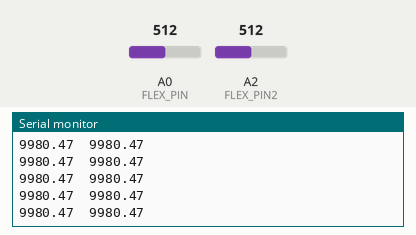
Bench run of a sketch on a simulated Arduino Uno, built with avr-gcc and run on an emulated ATmega328P. On the bench: the last lines printed to the serial monitor. The inputs (shaded band) are chosen by the test bench; at power-on: A0 (FLEX_PIN) = 512, A2 (FLEX_PIN2) = 512.

Above: at 1.2 s.
1.3 s: A0 (FLEX_PIN) set to 494
At 2.2 s:
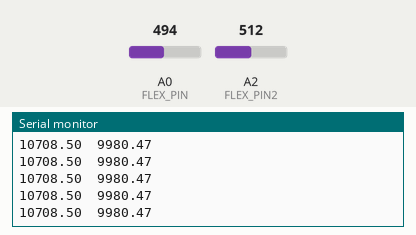
2.8 s: A2 (FLEX_PIN2) set to 498
At 3.8 s:
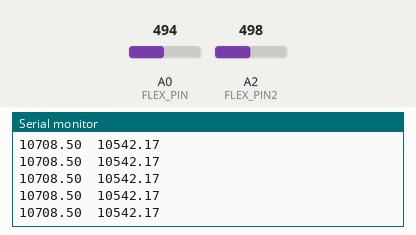
4.3 s: A0 (FLEX_PIN) set to 102
At 5.2 s:
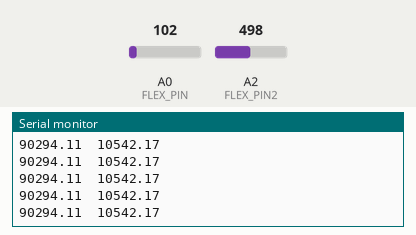
5.8 s: A0 (FLEX_PIN) set to 87
At 6.8 s:
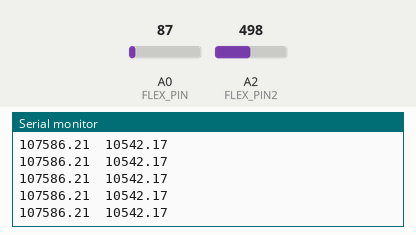
Timing chart, 0 to 8.8 s (numbered marks = the images above; inputs shaded):
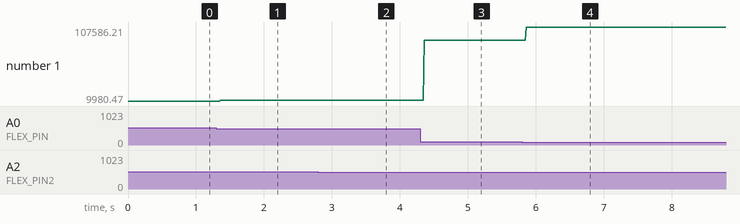

The sketch:

glove_toaster_era_UNO-Code.ino
```cpp
/******************************************************************************
Create a voltage divider circuit combining a flex sensor with a 47k resistor.
- The resistor should connect from A0 to GND.
- The flex sensor should connect from A0 to 3.3V
As the resistance of the flex sensor increases (meaning it's being bent), the
voltage at A0 should decrease.

Development environment specifics:
Arduino 1.6.7
******************************************************************************/
const int FLEX_PIN = A0; // Pin connected to voltage divider output
const int FLEX_PIN2 = A2;

// Measure the voltage at 5V and the actual resistance of your
// 47k resistor, and enter them below:
const float VCC = 4.98; // Measured voltage of Ardunio 5V line
const float R_DIV = 10000.0; // Measured resistance of 3.3k resistor
const float R_DIV2 = 1200000.0; // Measured resistance of 3.3k resistor


// Upload the code, then try to adjust these values to more
// accurately calculate bend degree.
const float STRAIGHT_RESISTANCE = 6000.0; // resistance when straight
const float BEND_RESISTANCE = 20000.0; // resistance at 90 deg

const float STRAIGHT_RESISTANCE2 = 6080.0;
const float BEND_RESISTANCE2 = 20500.0;

void setup()
{
  Serial.begin(9600);
  pinMode(FLEX_PIN, INPUT);
  pinMode(FLEX_PIN2, INPUT);
}

void loop()
{
  // Read the ADC, and calculate voltage and resistance from it
  int flexADC = analogRead(FLEX_PIN);
  float flexV = flexADC * VCC / 1023.0;
  float flexR = R_DIV * (VCC / flexV - 1.0);
 // Serial.println("Resistance: " + String(flexR) + " ohms");
Serial.print(flexR);
Serial.print("\t");

  int flexADC2 = analogRead(FLEX_PIN2);
  float flexV2 = flexADC2 * VCC / 1023.0;
  float flexR2 = R_DIV * (VCC / flexV2 - 1.0);
  //Serial.println("Resistance: " + String(flexR2) + " ohms");
//Serial.print(flexADC2);
//Serial.print("\t");
Serial.println(flexR2);
//Serial.print(",");
  // Use the calculated resistance to estimate the sensor's
  // bend angle:
  //float angle = map(flexR, STRAIGHT_RESISTANCE, BEND_RESISTANCE,
     //              0, 90.0);

  //float angle2 = map(flexR2, STRAIGHT_RESISTANCE2, BEND_RESISTANCE2,
//                   0, 90.0);
  //Serial.println("Bend: " + String(angle2) + " degrees"); //+ "\tBend2: " + String(angle2) + " degrees");
  //Serial.println(String(flexR2)+ ","+ String(angle2));
//Serial.println(angle2);


  delay(10);
}
```

Measured:
- after the input at 1.3 s, the serial monitor: prints a new line after 0.06 s (image 1)
- after the input at 2.8 s, the serial monitor: prints a new line after 0.06 s (image 2)
- after the input at 4.3 s, the serial monitor: prints a new line after 0.06 s (image 3)
- after the input at 5.8 s, the serial monitor: prints a new line after 0.06 s (image 4)
- plotted number 1: 9980.47 → 10708.5 after the input at 1.3 s, 10708.5 → 90294.11 after the input at 4.3 s, 90294.11 → 107586.21 after the input at 5.8 s
